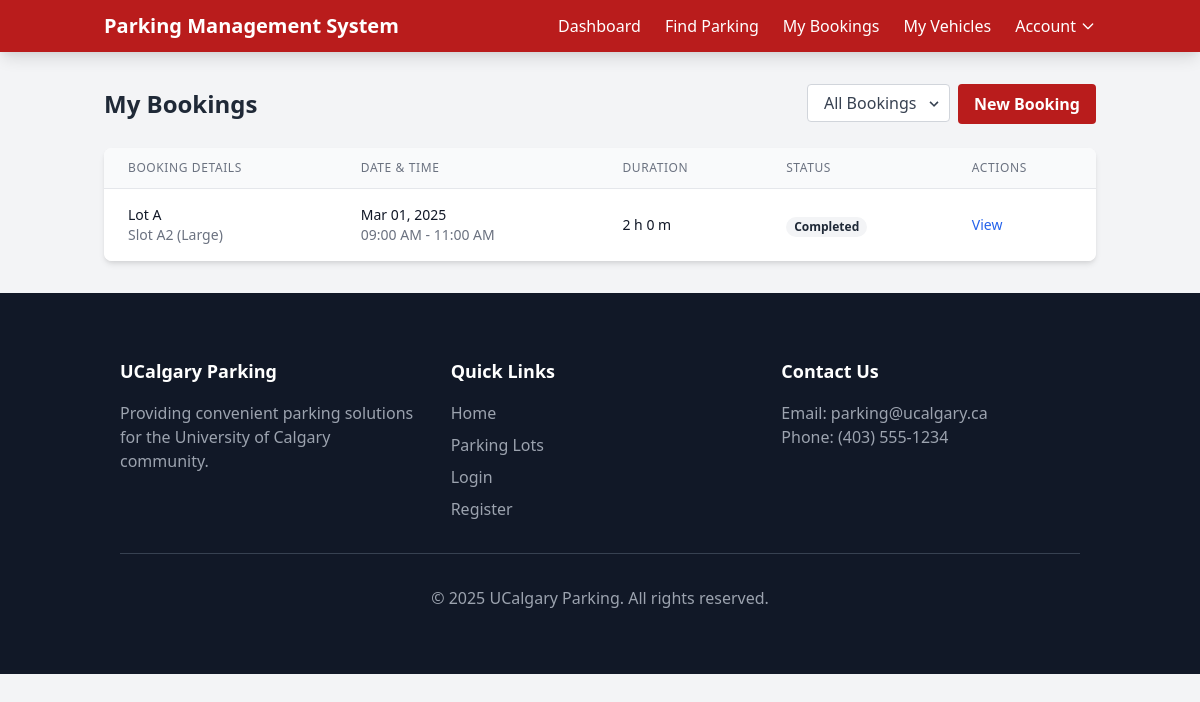
Before: /my-bookings.php (signed in) with the older database file.
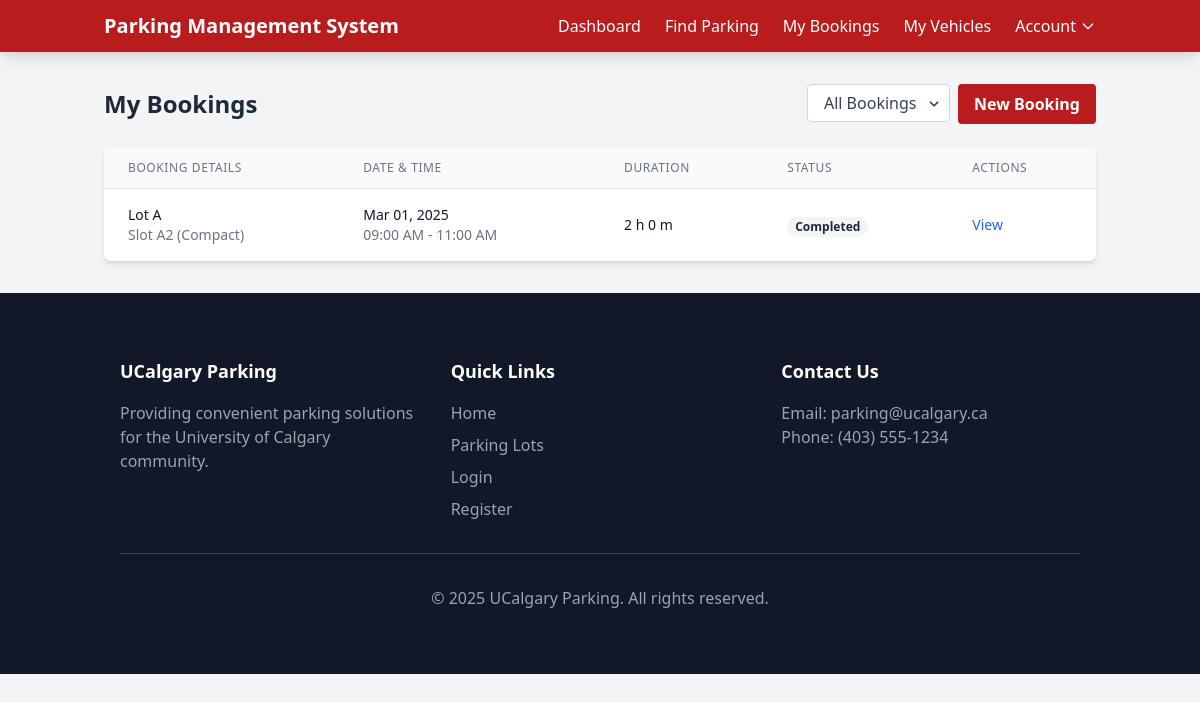
After: the same page with the newer database file.
### tables this page shows
CREATE TABLE bookings (
    booking_id INT AUTO_INCREMENT PRIMARY KEY,
    customer_id INT NOT NULL,
    slot_id INT NOT NULL,
    start_time DATETIME NOT NULL,
    end_time DATETIME NOT NULL,
    status ENUM('Active','Completed','Cancelled') NOT NULL DEFAULT 'Active',
    FOREIGN KEY (customer_id) REFERENCES customers(user_id) ON DELETE CASCADE,
    FOREIGN KEY (slot_id) REFERENCES parking_slots(slot_id) ON DELETE CASCADE
);

CREATE TABLE parking_slots (
    slot_id INT AUTO_INCREMENT PRIMARY KEY,
    lot_id INT NOT NULL,
    slot_number VARCHAR(10) NOT NULL,
    status ENUM('Available','Occupied','Reserved') NOT NULL DEFAULT 'Available',
    type ENUM('Compact','Large','Handicapped') NOT NULL,
    hourly_rate DECIMAL(10,2) NOT NULL,
    FOREIGN KEY (lot_id) REFERENCES parking_lots(lot_id) ON DELETE CASCADE
);

CREATE TABLE parking_lots (
    lot_id INT AUTO_INCREMENT PRIMARY KEY,
    name VARCHAR(100) NOT NULL,
    location VARCHAR(255),
    total_slots INT NOT NULL
);

### src/includes/db.php (called while the page is built, shortened)
<?php
class Database {
    private $host = "localhost";
    private $user = "root";
    private $pass = "";
    private $dbname = "parking_management";
    private $conn;
    public function __construct() {
        try {
            $this->conn = new PDO("mysql:host={$this->host};dbname={$this->dbname}", $this->user, $this->pass);
            $this->conn->setAttribute(PDO::ATTR_ERRMODE, PDO::ERRMODE_EXCEPTION);
            $this->conn->setAttribute(PDO::ATTR_DEFAULT_FETCH_MODE, PDO::FETCH_ASSOC);
        } catch(PDOException $e) {
            error_log("Database connection failed: " . $e->getMessage());
            die("Database connection failed. Please check your configuration.");
        }
    }
    public function query($sql, $params = []) {
        $stmt = $this->conn->prepare($sql);
        $stmt->execute($params);
        return $stmt;
    }
}

### src/includes/functions.php (called while the page is built, shortened)
<?php
function calculateDuration($start, $end) {
    $startTime = new DateTime($start);
    $endTime = new DateTime($end);
    $interval = $startTime->diff($endTime);
    $hours = $interval->h + ($interval->days * 24);
    $minutes = $interval->i;
    return [
        'hours' => $hours,
        'minutes' => $minutes,
        'total_minutes' => ($hours * 60) + $minutes
    ];
}
function formatDate($date, $format = 'M d, Y h:i A') {
    return date($format, strtotime($date));
}
?>

### src/my-bookings.php (the view, shortened to what the changed rows need)
<?php
require_once 'includes/db.php';
require_once 'includes/functions.php';
$user_id = $_SESSION['user_id'];
$db = new Database();
$page = isset($_GET['page']) ? max(1, intval($_GET['page'])) : 1;
$perPage = 10;
$offset = ($page - 1) * $perPage;
$statusFilter = isset($_GET['status']) ? sanitize($_GET['status']) : 'all';
$statusWhere = $statusFilter !== 'all' ? "AND b.status = '{$statusFilter}'" : "";
$query = "SELECT b.*, ps.slot_number, pl.name AS lot_name, ps.type AS slot_type
         FROM bookings b
         JOIN parking_slots ps ON b.slot_id = ps.slot_id
         JOIN parking_lots pl ON ps.lot_id = pl.lot_id
         WHERE b.customer_id = ? {$statusWhere}
         ORDER BY b.start_time DESC
         LIMIT {$perPage} OFFSET {$offset}";
$bookings = $db->query($query, [$user_id])->fetchAll();
?>
<!DOCTYPE html>
<html lang="en">
<head>
    <link href="https://cdn.jsdelivr.net/npm/tailwindcss@2.2.19/dist/tailwind.min.css" rel="stylesheet">
    <link rel="stylesheet" href="assets/css/styles.css">
</head>
<body class="bg-gray-100 font-sans">
    <div class="container mx-auto px-4 py-8">
        <div class="max-w-6xl mx-auto">
            <div class="flex flex-col md:flex-row justify-between items-start md:items-center mb-6">
                <h1 class="text-2xl font-bold text-gray-800 mb-4 md:mb-0">My Bookings</h1>
            </div>
            <div class="bg-white rounded-lg shadow-md overflow-hidden">
                <?php if (count($bookings) > 0): ?>
                    <div class="overflow-x-auto">
                        <table class="min-w-full divide-y divide-gray-200">
                            <thead class="bg-gray-50">
                                <tr>
                                    <th scope="col" class="px-6 py-3 text-left text-xs font-medium text-gray-500 uppercase tracking-wider">
                                        Booking Details
                                    </th>
                                    <th scope="col" class="px-6 py-3 text-left text-xs font-medium text-gray-500 uppercase tracking-wider">
                                        Date & Time
                                    </th>
                                    <th scope="col" class="px-6 py-3 text-left text-xs font-medium text-gray-500 uppercase tracking-wider">
                                        Duration
                                    </th>
                                    <th scope="col" class="px-6 py-3 text-left text-xs font-medium text-gray-500 uppercase tracking-wider">
                                        Status
                                    </th>
                                    <th scope="col" class="px-6 py-3 text-left text-xs font-medium text-gray-500 uppercase tracking-wider">
                                        Actions
                                    </th>
                                </tr>
                            </thead>
                            <tbody class="bg-white divide-y divide-gray-200">
                                <?php foreach ($bookings as $booking): ?>
                                    <?php
                                    $now = new DateTime();
                                    $startTime = new DateTime($booking['start_time']);
                                    $endTime = new DateTime($booking['end_time']);
                                    $isOngoing = ($now >= $startTime && $now <= $endTime && $booking['status'] === 'Active');
                                    $duration = calculateDuration($booking['start_time'], $booking['end_time']);
                                    ?>
                                    <tr class="<?php echo $isOngoing ? 'bg-blue-50' : ''; ?>">
                                        <td class="px-6 py-4">
                                            <div class="text-sm font-medium text-gray-900">
                                                <?php echo htmlspecialchars($booking['lot_name']); ?>
                                            </div>
                                            <div class="text-sm text-gray-500">
                                                Slot <?php echo htmlspecialchars($booking['slot_number']); ?> (<?php echo htmlspecialchars($booking['slot_type']); ?>)
                                            </div>
                                        </td>
                                        <td class="px-6 py-4 whitespace-nowrap">
                                            <div class="text-sm text-gray-900">
                                                <?php echo formatDate($booking['start_time'], 'M d, Y'); ?>
                                            </div>
                                            <div class="text-sm text-gray-500">
                                                <?php echo formatDate($booking['start_time'], 'h:i A'); ?> - <?php echo formatDate($booking['end_time'], 'h:i A'); ?>
                                            </div>
                                        </td>
                                        <td class="px-6 py-4 whitespace-nowrap">
                                            <div class="text-sm text-gray-900">
                                                <?php echo $duration['hours']; ?> h <?php echo $duration['minutes']; ?> m
                                            </div>
                                        </td>
                                        <td class="px-6 py-4 whitespace-nowrap">
                                            <span class="px-2 inline-flex text-xs leading-5 font-semibold rounded-full
                                                <?php
                                                switch($booking['status']) {
                                                    case 'Completed': echo 'bg-gray-100 text-gray-800'; break;
                                                }
                                                ?>">
                                                <?php echo $isOngoing ? 'In Progress' : htmlspecialchars($booking['status']); ?>
                                            </span>
                                        </td>
                                        <td class="px-6 py-4 whitespace-nowrap text-sm font-medium">
                                            <a href="booking-details.php?id=<?php echo $booking['booking_id']; ?>" class="text-blue-600 hover:text-blue-900">
                                                View
                                            </a>
                                        </td>
                                    </tr>
                                <?php endforeach; ?>
                            </tbody>
                        </table>
                    </div>
                <?php endif; ?>
            </div>
        </div>
    </div>
</body>
</html>

Changed rows visible on the page:
changed through a linked row, bookings "09:00 AM": slot.type "Large" → "Compact"
